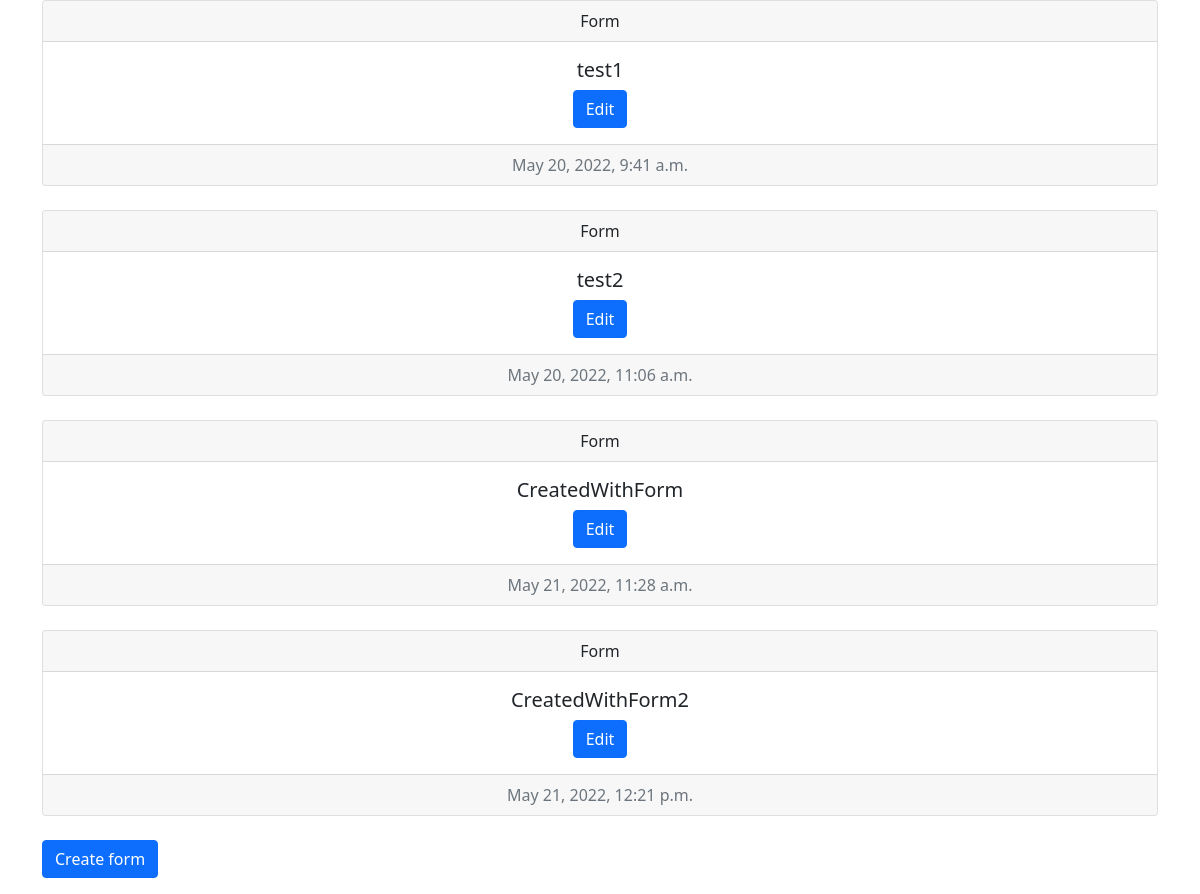
/main/, run on the app's committed database.
### data_app/models.py (models this page shows, shortened)
class FormModels(models.Model):
    form_uid = models.IntegerField(db_index=True, unique=True, max_length=6)
    form_name = models.CharField(max_length=150)
    form_created = models.DateTimeField(auto_now_add=True)

### data_app/views.py (the view)
# urls.py: path('main/', form_out, name='all-form'),
def form_out(request):
    get_form = FormModels.objects.all()
    context = {
        'get_form': get_form,
    }
    return render(request, "data_app/index.html", context)

### data_app/templates/data_app/index.html (shortened to what this page needs)
<!doctype html>
<html lang="en">
  <head>
    <link href="https://cdn.jsdelivr.net/npm/bootstrap@5.0.2/dist/css/bootstrap.min.css" rel="stylesheet">
  </head>
  <body>
  <div class="container mr-3">
{% for item in get_form %}
    <div class="card text-center mb-4">
      <div class="card-header">
        Form
      </div>
      <div class="card-body">
        <h5 class="card-title"> {{ item.form_name }}</h5>
        <a href="{% url 'edit-form' item.form_uid %}" class="btn btn-primary"> Edit </a>
      </div>
      <div class="card-footer text-muted">
        {{ item.form_created }}
      </div>
    </div>
{% endfor %}
  <a href="{% url 'add-form' %}"><button type="submit" class="btn btn-primary mb-3">Create form</button></a>
</div>
  </body>
</html>

### data on the page
FormModels: form_name "test1", form_created "May 20, 2022, 9:41 a.m."
FormModels: form_name "test2", form_created "May 20, 2022, 11:06 a.m."
FormModels: form_name "CreatedWithForm", form_created "May 21, 2022, 11:28 a.m."
FormModels: form_name "CreatedWithForm2", form_created "May 21, 2022, 12:21 p.m."
